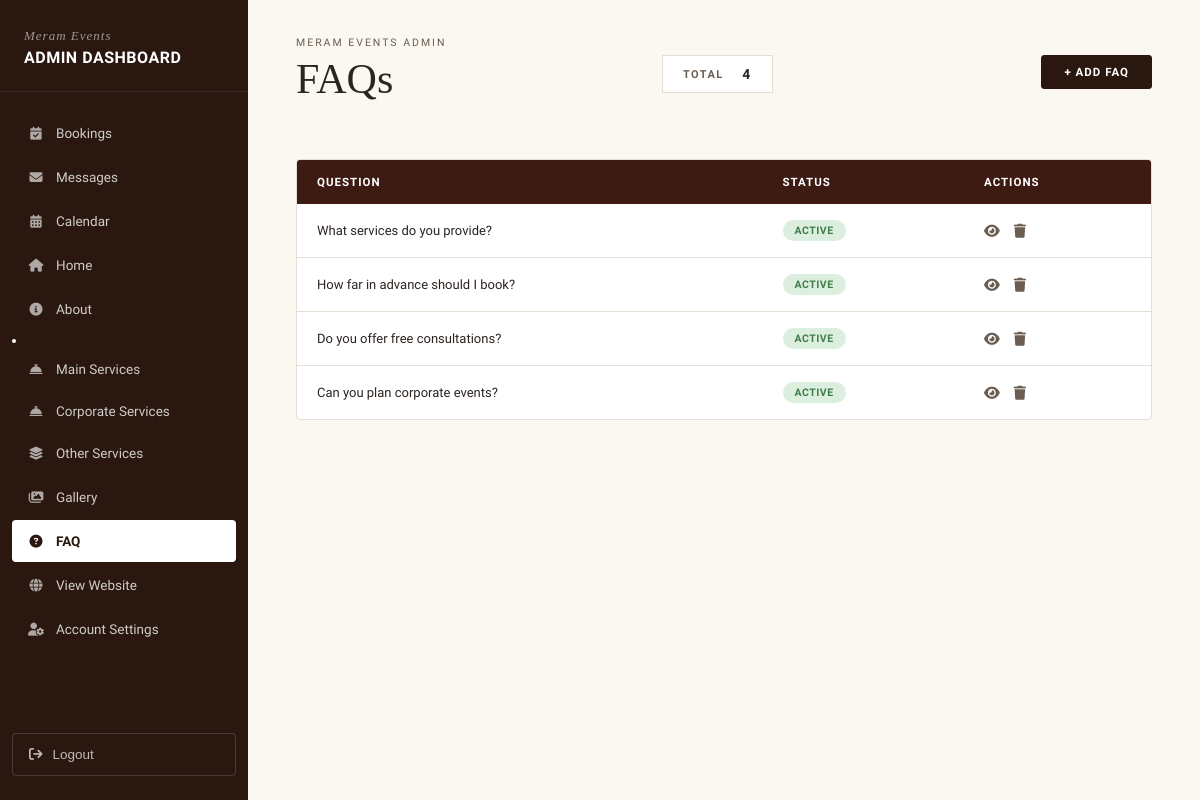
Page /dashboard/faqs/ (signed in) on the committed database.
### main/models.py (models this page shows, shortened)
class FAQ(models.Model):
    CATEGORY_CHOICES = [
        ('general', 'General'),
        ('wedding', 'Wedding'),
        ('corporate', 'Corporate'),
        ('booking', 'Booking'),
    ]
    question = models.CharField(max_length=500)
    question_ar = models.CharField(max_length=500, blank=True, null=True)
    answer = models.TextField()
    answer_ar = models.TextField(blank=True, null=True)
    category = models.CharField(
        max_length=50,
        choices=CATEGORY_CHOICES,
        default='general'
    )
    order = models.IntegerField(default=0)
    is_active = models.BooleanField(default=True)
    class Meta:
        ordering = ['order']

### main/views.py (the view)
@login_required(login_url='dashboard_login')
def dashboard_faqs(request):
    faqs = FAQ.objects.all()
    return render(request,"dashboard/faq_list.html",{
        "faqs":faqs,
        "total":faqs.count(),
        "active_page":"faq",
        "unread_contacts":ContactSubmission.objects.filter(is_read=False).count(),
    })

### main/templates/dashboard/faq_list.html (shortened to what this page needs)
{% extends 'dashboard/dashboard_base.html' %}
{% block dashboard_content %}
<div class="db-breadcrumb">
    Meram Events Admin
</div>
<div class="db-header-row">
    <h1 class="db-page-title">
        FAQs
    </h1>
    <div class="db-total-badge">
        Total &nbsp;
        <strong>{{total}}</strong>
    </div>
    <a href="{% url 'dashboard_faq_create' %}" class="db-filter-go">
        + Add FAQ
    </a>
</div>
<div class="db-table-wrap">
    <table class="db-table">
        <thead>
            <tr>
                <th>Question</th>
                <th>Status</th>
                <th>Actions</th>
            </tr>
        </thead>
        <tbody>
            {% for f in faqs %}
            <tr id="faq-row-{{f.pk}}">
                <td>
                    {{f.question}}
                </td>
                <td>
                    {% if f.is_active %}
                    <span class="db-status-pill db-status-confirmed">
                        Active
                    </span>
                    {% else %}
                    <span class="db-status-pill db-status-cancelled">
                        Hidden
                    </span>
                    {% endif %}
                </td>
                <td>
                    <div class="db-action-icons">
                        <a href="{% url 'dashboard_faq_detail' f.pk %}">
                            <i class="fa-solid fa-eye"></i>
                        </a>
                        <button class="db-delete-btn" onclick="deleteFAQ({{f.pk}})">
                            <i class="fa-solid fa-trash"></i>
                        </button>
                    </div>
                </td>
            </tr>
            {% empty %}
            <tr>
                <td colspan="5">
                    No FAQs found
                </td>
            </tr>
            {% endfor %}
        </tbody>
    </table>
</div>
{% endblock %}

### main/templates/dashboard/dashboard_base.html (style rules this page uses)
:root { --db-dark: #2A1810; --db-dark-2: #311F13; --db-maroon: #3D1A12; --db-cream: #FBF8F2; --db-border: #E5DFD3; --db-text: #2C2420; --db-text-mid:#6B5D50; --db-red: #B23A2E; --db-green: #3F7D4A; --db-gold: #C9A96E; }
* { margin:0;padding:0;box-sizing:border-box; }
body { font-family:'Hanken Grotesk',sans-serif; background:var(--db-cream); color:var(--db-text); font-size:14px; }
a { text-decoration:none;color:inherit; }
.db-breadcrumb { font-size:10.5px; letter-spacing:2px; text-transform:uppercase; color:var(--db-text-mid); margin-bottom:6px; font-weight:500; }
.db-page-title { font-family:'Cormorant Garamond',serif; font-size:42px; font-weight:500; color:var(--db-text); margin-bottom:28px; }
.db-header-row { display:flex; justify-content:space-between; align-items:flex-start; margin-bottom:28px; }
.db-total-badge { border:1px solid var(--db-border); background:#fff; padding:10px 20px; font-size:11px; letter-spacing:1.5px; text-transform:uppercase; font-weight:600; color:var(--db-text-mid); display:flex; gap:10px; align-items:center; }
.db-total-badge strong { color:var(--db-text); font-size:14px; }
.db-filter-go { border:1px solid var(--db-dark); background:var(--db-dark); color:#fff; padding:9px 22px; font-size:11.5px; letter-spacing:1px; text-transform:uppercase; font-weight:600; border-radius:3px; cursor:pointer; transition:opacity 0.2s; }
.db-table-wrap { background:#fff; border:1px solid var(--db-border); border-radius:4px; overflow:hidden; }
table.db-table { width:100%; border-collapse:collapse; }
table.db-table thead th { background:var(--db-maroon); color:#fff; text-align:left; padding:15px 20px; font-size:11.5px; letter-spacing:1px; text-transform:uppercase; font-weight:600; }
table.db-table tbody td { padding:16px 20px; border-bottom:1px solid var(--db-border); font-size:13px; color:var(--db-text); vertical-align:middle; }
table.db-table tbody tr:last-child td { border-bottom:none; }
.db-action-icons { display:flex; gap:14px; }
.db-action-icons a, .db-action-icons button { background:none; border:none; cursor:pointer; font-size:14px; color:var(--db-text-mid); transition:color 0.2s; padding:0; }
.db-status-pill { display:inline-block; padding:4px 12px; border-radius:20px; font-size:10.5px; font-weight:600; letter-spacing:0.5px; text-transform:uppercase; }
.db-status-confirmed { background:#DCEEDD; color:var(--db-green); }

### rows in the picture
FAQ: question "What services do you provide?", is_active "ACTIVE"
FAQ: question "How far in advance should I book?", is_active "ACTIVE"
FAQ: question "Do you offer free consultations?", is_active "ACTIVE"
FAQ: question "Can you plan corporate events?", is_active "ACTIVE"

### other values in the picture
{{ total }} "4"
